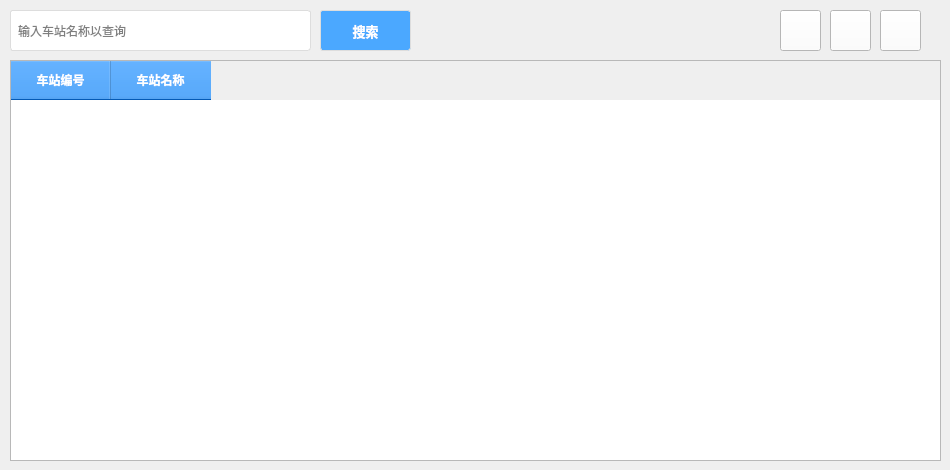
      <widget class="QWidget" name="tab_2">
       <attribute name="title">
        <string>📍车站管理</string>
       </attribute>
       <widget class="QLineEdit" name="lineEditStationL">
        <property name="geometry">
         <rect>
          <x>10</x>
          <y>10</y>
          <width>301</width>
          <height>41</height>
         </rect>
        </property>
        <property name="styleSheet">
         <string notr="true">QLineEdit {
	padding-left: 5px;
    border: 1px solid #dddddd;
    border-radius: 3px;
    background-color: white;
}
QLineEdit:focus {
    border: 2px solid #0066FF; /* 类似原设计，但颜色可调整 */
}
QLineEdit:hover:!focus {
    border: 1px solid #000000; /* black */
}

</string>
        </property>
        <property name="text">
         <string/>
        </property>
        <property name="placeholderText">
         <string>输入车站名称以查询</string>
        </property>
       </widget>
       <widget class="QPushButton" name="pushButtonStationS">
        <property name="geometry">
         <rect>
          <x>320</x>
          <y>10</y>
          <width>91</width>
          <height>41</height>
         </rect>
        </property>
        <property name="font">
         <font>
          <pointsize>10</pointsize>
          <bold>true</bold>
         </font>
        </property>
        <property name="styleSheet">
         <string notr="true">QPushButton{
    border: 1px solid #dddddd;
    border-radius: 3px;
    background-color: rgb(75, 168, 255);
	color: rgb(255,255,255);
}

QPushButton:hover {
    background-color: rgb(27, 125, 230);
}
 
QPushButton:pressed {
    background-color: #a0a0a0;
}</string>
        </property>
        <property name="text">
         <string>搜索</string>
        </property>
       </widget>
       <widget class="QPushButton" name="pushButtonAddSta">
        <property name="geometry">
         <rect>
          <x>780</x>
          <y>10</y>
          <width>41</width>
          <height>41</height>
         </rect>
        </property>
        <property name="toolTip">
         <string>Add</string>
        </property>
        <property name="styleSheet">
         <string notr="true">QPushButton {
image: url(:/new/prefix1/image/add.png);
background-color: rgb(255, 255, 255);
padding: 8px;
}

QPushButton:hover {
border: 1px solid rgb(231, 231, 231); 
border-radius: 4px;         /* 可选：添加圆角 */
}

QPushButton:pressed {
    background-color: #e0e0e0;  
    border: 1px solid #999999;  
border-radius: 4px;         /* 可选：添加圆角 */
}</string>
        </property>
        <property name="text">
         <string/>
        </property>
       </widget>
       <widget class="QPushButton" name="pushButtonModifySta">
        <property name="geometry">
         <rect>
          <x>830</x>
          <y>10</y>
          <width>41</width>
          <height>41</height>
         </rect>
        </property>
        <property name="toolTip">
         <string>Modify</string>
        </property>
        <property name="styleSheet">
         <string notr="true">QPushButton {
image: url(:/new/prefix1/image/modify.png);
background-color: rgb(255, 255, 255);
padding: 8px;
}

QPushButton:hover {
border: 1px solid rgb(231, 231, 231); 
border-radius: 4px;         /* 可选：添加圆角 */
}

QPushButton:pressed {
    background-color: #e0e0e0;  
    border: 1px solid #999999;  
border-radius: 4px;         /* 可选：添加圆角 */
}</string>
        </property>
        <property name="text">
         <string/>
        </property>
       </widget>
       <widget class="QPushButton" name="pushButtonDeleteSta">
        <property name="geometry">
         <rect>
          <x>880</x>
          <y>10</y>
          <width>41</width>
          <height>41</height>
         </rect>
        </property>
        <property name="toolTip">
         <string>Delete</string>
        </property>
        <property name="styleSheet">
         <string notr="true">QPushButton {
image: url(:/new/prefix1/image/delete.png);
background-color: rgb(255, 255, 255);
padding: 8px;
}

QPushButton:hover {
border: 1px solid rgb(231, 231, 231); 
border-radius: 4px;         /* 可选：添加圆角 */
}

QPushButton:pressed {
    background-color: #e0e0e0;  
    border: 1px solid #999999;  
border-radius: 4px;         /* 可选：添加圆角 */
}</string>
        </property>
        <property name="text">
         <string/>
        </property>
       </widget>
       <widget class="QTableWidget" name="tableWidgetStation">
        <property name="geometry">
         <rect>
          <x>10</x>
          <y>60</y>
          <width>931</width>
          <height>401</height>
         </rect>
        </property>
        <property name="styleSheet">
         <string notr="true">QHeaderView::section {
    background-color: rgb(5, 126, 255);
    padding: 8px 14px;
	color: rgb(255,255,255);
    font-weight: bold;
    border-bottom: 1px solid #dddddd;
    border-right: 1px solid #dddddd;
}</string>
        </property>
        <property name="selectionBehavior">
         <enum>QAbstractItemView::SelectionBehavior::SelectRows</enum>
        </property>
        <column>
         <property name="text">
          <string>车站编号</string>
         </property>
        </column>
        <column>
         <property name="text">
          <string>车站名称</string>
         </property>
        </column>
       </widget>
      </widget>
